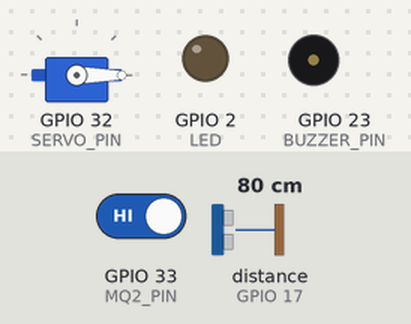
A sketch run on a simulated ESP32. Parts: servo, output pins drawn as LEDs (lit = HIGH), buzzer (waves = sounding, pin HIGH). Wiring (inferred from the names in the program): ultrasonic range finder: trigger GPIO 16; echo GPIO 17. The inputs (shaded band) are chosen by the test bench; at power-on: distance to the obstacle (sensor on GPIO 17) 80 cm, GPIO 33 (MQ2_PIN) HIGH. The echo pulse lasts 58.3 µs per cm; WiFi joins after 1.5 s; servers stay silent unless stated; uploads are accepted with an empty reply; pins used as bus, display or sensor lines are not drawn; what the sketch prints to the serial monitor is not drawn.

Above: at 2.9 s.
3.0 s: distance to the obstacle (sensor on GPIO 17) set to 12 cm
7.1 s: distance to the obstacle (sensor on GPIO 17) set to 9 cm
At 10.97 s:
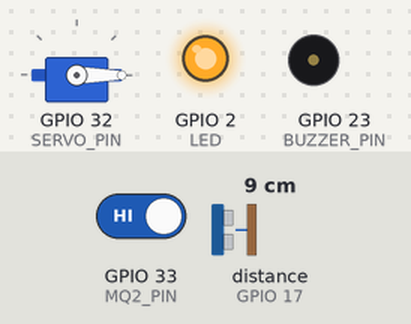
11.2 s: GPIO 33 (MQ2_PIN) driven LOW
At 12.6 s:
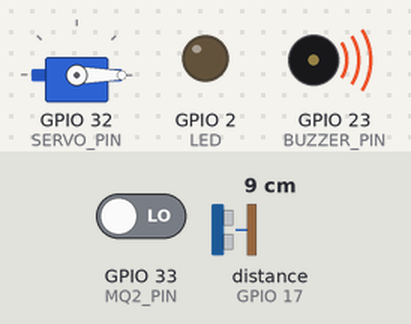
13.8 s: distance to the obstacle (sensor on GPIO 17) set to 18 cm
17.9 s: distance to the obstacle (sensor on GPIO 17) set to 2 cm
At 20.6 s:
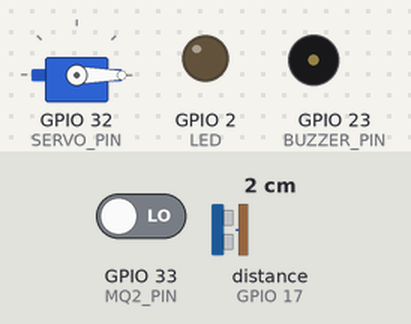
Timing chart, 0 to 22.0 s (numbered marks = the images above; inputs shaded):
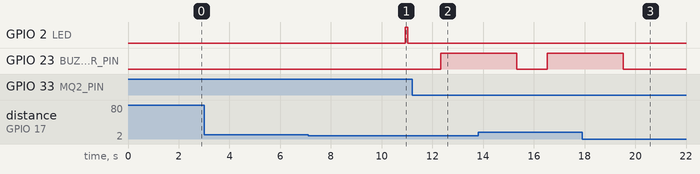

The sketch:

Ver1.ino
```cpp
#include <WiFi.h>
#include <WebServer.h>
#include <ESP32Servo.h>
#include <HTTPClient.h>

const char* ssid = "17ThaiBinh";
const char* password = "123456789";
const char* flask_host = "192.168.1.16";
const int flask_port = 5000;


#define TRIG_PIN 16
#define ECHO_PIN 17
#define SERVO_PIN 32
#define LED 2
#define BUZZER_PIN 23
#define MQ2_PIN 33
#define GAS_THRESHOLD 2500


WebServer server(80);
Servo doorServo;

long distanceThreshold = 10; // cm

void setup() {
  Serial.begin(115200);
  WiFi.begin(ssid, password);
  while (WiFi.status() != WL_CONNECTED) {
    delay(500); Serial.print(".");
  }
  Serial.println("WiFi connected");
  Serial.println(WiFi.localIP());

  // Gửi đăng ký IP đến Flask server
  HTTPClient http;
  http.begin(String("http://") + flask_host + ":" + flask_port + "/register_esp");
  http.addHeader("Content-Type", "application/json");
  int code = http.POST("{}");
  if (code > 0) {
    Serial.println("✅ Đã đăng ký IP với Flask Server.");
  } else {
    Serial.printf("❌ Lỗi khi đăng ký IP: %s\n", http.errorToString(code).c_str());
  }
  http.end();


  pinMode(TRIG_PIN, OUTPUT);
  pinMode(ECHO_PIN, INPUT);
  pinMode(LED, OUTPUT);
  pinMode(BUZZER_PIN, OUTPUT);
  pinMode(MQ2_PIN, INPUT);


  doorServo.attach(SERVO_PIN);
  doorServo.write(0); // Đóng cửa

  server.on("/unlock", HTTP_POST, []() {
    openDoor();
    server.send(200, "text/plain", "OK");
  });

  server.on("/alarm", HTTP_POST, []() {
    Serial.println("⚠️ Nhận lệnh báo động từ Flask!");
    for (int i = 0; i < 5; i++) {
      digitalWrite(BUZZER_PIN, HIGH);
      delay(200);
      digitalWrite(BUZZER_PIN, LOW);
      delay(200);
    }
    server.send(200, "text/plain", "ALARM DONE");
  });


  server.begin();
}
int lastMq2State = -1;  // Khởi tạo với giá trị không hợp lệ

void loop() {
  server.handleClient();

  int mq2State = digitalRead(MQ2_PIN);
  if (mq2State != lastMq2State) {
    Serial.printf("🌫️ Giá trị MQ2 thay đổi: %d\n", mq2State);
    lastMq2State = mq2State;
  }

  if (mq2State == LOW) {
    Serial.println("⚠️ CẢNH BÁO: Phát hiện khí gas!");


    // Gửi POST về Flask để cảnh báo
    HTTPClient http;
    http.begin(String("http://") + flask_host + ":" + flask_port + "/gas_alert");
    http.addHeader("Content-Type", "application/json");
    http.POST("{\"gas\": true}");
    http.end();

    // Còi báo động
    digitalWrite(BUZZER_PIN, HIGH);
    delay(3000);
    digitalWrite(BUZZER_PIN, LOW);

  }


  if (detectPerson()) {
    Serial.println("🚶 Có người trước cửa...");

    // ⏳ Đợi 3 giây trước khi gửi POST đến Flask
    delay(3000);

    // Gửi tín hiệu đến Flask server
    HTTPClient http;
    http.begin(String("http://") + flask_host + ":" + flask_port + "/trigger_unlock");
    http.addHeader("Content-Type", "application/json");
    int code = http.POST("{}");
    if (code > 0) {
      Serial.printf("✅ Gửi thành công! Mã phản hồi: %d\n", code);
      String response = http.getString();
      Serial.println("📨 Phản hồi: " + response);
    } else {
      Serial.printf("❌ Lỗi gửi: %s\n", http.errorToString(code).c_str());
    }
    http.end();

    // Nhấp nháy LED báo hiệu
    digitalWrite(LED, HIGH); delay(100);
    digitalWrite(LED, LOW); delay(100);
  }

  delay(1000);
}


bool detectPerson() {
  digitalWrite(TRIG_PIN, LOW); delayMicroseconds(2);
  digitalWrite(TRIG_PIN, HIGH); delayMicroseconds(10);
  digitalWrite(TRIG_PIN, LOW);
  long duration = pulseIn(ECHO_PIN, HIGH);
  long distance = duration * 0.034 / 2;
  return (distance > 0 && distance < distanceThreshold);
}

void openDoor() {
  Serial.println("Mở cửa...");
  doorServo.write(90); // quay 90 độ mở cửa
  delay(5000);
  Serial.println("Đóng cửa...");        // giữ cửa mở 5s
  doorServo.write(0);  // đóng lại
}
```

Measured:
- the behaviour switches between 11 and 10 cm on distance to the obstacle (sensor on GPIO 17) (found by bisection; images 0 and 1)
- after the input at 3.0 s, every drawn part: stays the same
- after the input at 7.1 s, GPIO 2 (LED): LOW → HIGH after 3.8 s, → LOW 0.10 s later
- after the input at 11.2 s, GPIO 23 (BUZZER_PIN): LOW → HIGH after 1.1 s
- after the input at 17.9 s, GPIO 23 (BUZZER_PIN): goes on until 19.5 s, then stays LOW
